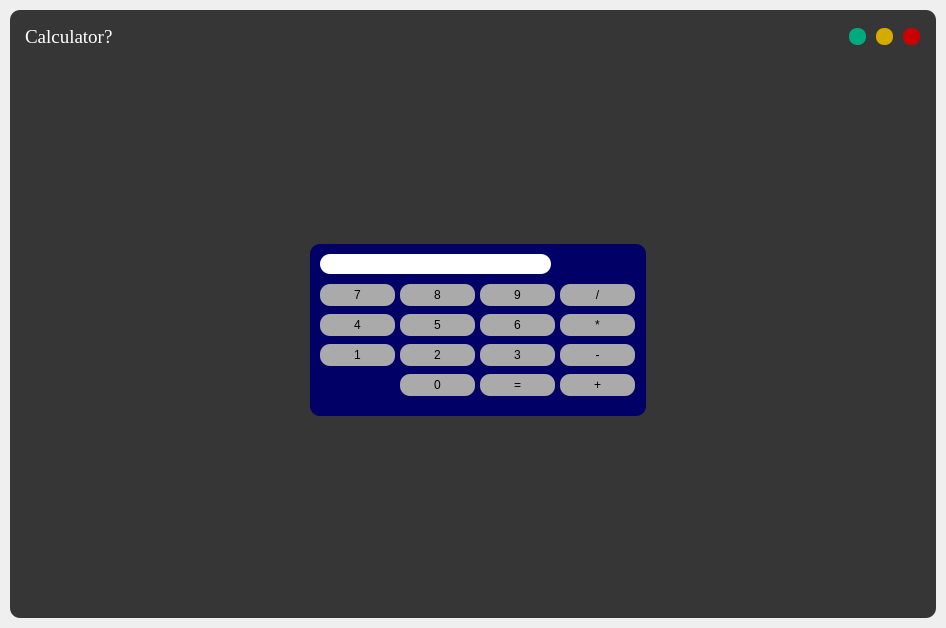
<?xml version="1.0" encoding="UTF-8"?>
<ui version="4.0">
 <class>MainWindow</class>
 <widget class="QMainWindow" name="MainWindow">
  <property name="geometry">
   <rect>
    <x>0</x>
    <y>0</y>
    <width>946</width>
    <height>628</height>
   </rect>
  </property>
  <property name="windowTitle">
   <string>MainWindow</string>
  </property>
  <widget class="QWidget" name="centralwidget">
   <layout class="QVBoxLayout" name="drop_shadow_layout">
    <property name="spacing">
     <number>0</number>
    </property>
    <property name="leftMargin">
     <number>10</number>
    </property>
    <property name="topMargin">
     <number>10</number>
    </property>
    <property name="rightMargin">
     <number>10</number>
    </property>
    <property name="bottomMargin">
     <number>10</number>
    </property>
    <item>
     <widget class="QFrame" name="drop_shadow_frame">
      <property name="styleSheet">
       <string notr="true">background-color: rgb(54, 54, 54);
border-radius: 10px;</string>
      </property>
      <property name="frameShape">
       <enum>QFrame::NoFrame</enum>
      </property>
      <property name="frameShadow">
       <enum>QFrame::Raised</enum>
      </property>
      <layout class="QVBoxLayout" name="verticalLayout">
       <property name="spacing">
        <number>0</number>
       </property>
       <property name="leftMargin">
        <number>0</number>
       </property>
       <property name="topMargin">
        <number>0</number>
       </property>
       <property name="rightMargin">
        <number>0</number>
       </property>
       <property name="bottomMargin">
        <number>0</number>
       </property>
       <item>
        <widget class="QFrame" name="title_bar">
         <property name="maximumSize">
          <size>
           <width>16777215</width>
           <height>50</height>
          </size>
         </property>
         <property name="styleSheet">
          <string notr="true">background-color: none;</string>
         </property>
         <property name="frameShape">
          <enum>QFrame::NoFrame</enum>
         </property>
         <property name="frameShadow">
          <enum>QFrame::Raised</enum>
         </property>
         <layout class="QHBoxLayout" name="horizontalLayout">
          <property name="spacing">
           <number>0</number>
          </property>
          <property name="leftMargin">
           <number>0</number>
          </property>
          <property name="topMargin">
           <number>0</number>
          </property>
          <property name="rightMargin">
           <number>0</number>
          </property>
          <property name="bottomMargin">
           <number>0</number>
          </property>
          <item>
           <widget class="QFrame" name="frame_title">
            <property name="font">
             <font>
              <family>Microsoft YaHei Light</family>
              <pointsize>14</pointsize>
             </font>
            </property>
            <property name="frameShape">
             <enum>QFrame::StyledPanel</enum>
            </property>
            <property name="frameShadow">
             <enum>QFrame::Raised</enum>
            </property>
            <layout class="QVBoxLayout" name="verticalLayout_2">
             <property name="spacing">
              <number>0</number>
             </property>
             <property name="leftMargin">
              <number>15</number>
             </property>
             <property name="topMargin">
              <number>0</number>
             </property>
             <property name="rightMargin">
              <number>0</number>
             </property>
             <property name="bottomMargin">
              <number>0</number>
             </property>
             <item>
              <widget class="QLabel" name="label_title">
               <property name="font">
                <font>
                 <family>Times New Roman</family>
                 <pointsize>14</pointsize>
                </font>
               </property>
               <property name="styleSheet">
                <string notr="true">color: rgb(255, 255, 255);</string>
               </property>
               <property name="text">
                <string>Calculator?</string>
               </property>
              </widget>
             </item>
            </layout>
           </widget>
          </item>
          <item>
           <widget class="QFrame" name="frame_btns">
            <property name="maximumSize">
             <size>
              <width>100</width>
              <height>16777215</height>
             </size>
            </property>
            <property name="frameShape">
             <enum>QFrame::StyledPanel</enum>
            </property>
            <property name="frameShadow">
             <enum>QFrame::Raised</enum>
            </property>
            <layout class="QHBoxLayout" name="horizontalLayout_3">
             <item>
              <widget class="QPushButton" name="btn_maximize">
               <property name="minimumSize">
                <size>
                 <width>16</width>
                 <height>16</height>
                </size>
               </property>
               <property name="maximumSize">
                <size>
                 <width>17</width>
                 <height>17</height>
                </size>
               </property>
               <property name="styleSheet">
                <string notr="true">QPushButton {
	border:none;
	border-radius:8px;	
	background-color: rgb(0, 170, 127);
}
QPushButton:hover {	
	background-color: rgba(0, 170, 127, 150);
}</string>
               </property>
               <property name="text">
                <string/>
               </property>
              </widget>
             </item>
             <item>
              <widget class="QPushButton" name="btn_minimize">
               <property name="minimumSize">
                <size>
                 <width>16</width>
                 <height>16</height>
                </size>
               </property>
               <property name="maximumSize">
                <size>
                 <width>17</width>
                 <height>17</height>
                </size>
               </property>
               <property name="styleSheet">
                <string notr="true">QPushButton {
	border:none;
	border-radius:8px;	
	background-color: rgb(213, 171, 0);
}
QPushButton:hover {	
	background-color: rgba(213, 171, 0, 150);
}</string>
               </property>
               <property name="text">
                <string/>
               </property>
              </widget>
             </item>
             <item>
              <widget class="QPushButton" name="btn_close">
               <property name="minimumSize">
                <size>
                 <width>16</width>
                 <height>16</height>
                </size>
               </property>
               <property name="maximumSize">
                <size>
                 <width>17</width>
                 <height>17</height>
                </size>
               </property>
               <property name="styleSheet">
                <string notr="true">QPushButton {
	border:none;
	border-radius:8px;	
	background-color: rgb(203, 0, 0);
}
QPushButton:hover {	
	background-color: rgba(203, 0, 0, 150);
}</string>
               </property>
               <property name="text">
                <string/>
               </property>
              </widget>
             </item>
            </layout>
           </widget>
          </item>
         </layout>
        </widget>
       </item>
       <item>
        <widget class="QFrame" name="content_bar">
         <property name="maximumSize">
          <size>
           <width>16777215</width>
           <height>550</height>
          </size>
         </property>
         <property name="styleSheet">
          <string notr="true">background-color: none;</string>
         </property>
         <property name="frameShape">
          <enum>QFrame::StyledPanel</enum>
         </property>
         <property name="frameShadow">
          <enum>QFrame::Raised</enum>
         </property>
         <widget class="QFrame" name="calc">
          <property name="geometry">
           <rect>
            <x>300</x>
            <y>180</y>
            <width>336</width>
            <height>172</height>
           </rect>
          </property>
          <property name="styleSheet">
           <string notr="true">background-color: rgb(0, 0, 102);</string>
          </property>
          <property name="frameShape">
           <enum>QFrame::StyledPanel</enum>
          </property>
          <property name="frameShadow">
           <enum>QFrame::Raised</enum>
          </property>
          <widget class="QLineEdit" name="lineEdit">
           <property name="geometry">
            <rect>
             <x>10</x>
             <y>10</y>
             <width>231</width>
             <height>20</height>
            </rect>
           </property>
           <property name="styleSheet">
            <string notr="true">background-color: rgb(255, 255, 255);</string>
           </property>
          </widget>
          <widget class="QPushButton" name="button_seven">
           <property name="geometry">
            <rect>
             <x>10</x>
             <y>40</y>
             <width>75</width>
             <height>22</height>
            </rect>
           </property>
           <property name="styleSheet">
            <string notr="true">QPushButton {
	background-color: rgb(170, 170, 170);
}

QPushButton:hover {
	background-color: rgba(170, 170, 170, 150);	
}</string>
           </property>
           <property name="text">
            <string>7</string>
           </property>
          </widget>
          <widget class="QPushButton" name="button_nine">
           <property name="geometry">
            <rect>
             <x>170</x>
             <y>40</y>
             <width>75</width>
             <height>22</height>
            </rect>
           </property>
           <property name="styleSheet">
            <string notr="true">QPushButton {
	background-color: rgb(170, 170, 170);
}

QPushButton:hover {
	background-color: rgba(170, 170, 170, 150);	
}</string>
           </property>
           <property name="text">
            <string>9</string>
           </property>
          </widget>
          <widget class="QPushButton" name="button_eight">
           <property name="geometry">
            <rect>
             <x>90</x>
             <y>40</y>
             <width>75</width>
             <height>22</height>
            </rect>
           </property>
           <property name="styleSheet">
            <string notr="true">QPushButton {
	background-color: rgb(170, 170, 170);
}

QPushButton:hover {
	background-color: rgba(170, 170, 170, 150);	
}</string>
           </property>
           <property name="text">
            <string>8</string>
           </property>
          </widget>
          <widget class="QPushButton" name="button_four">
           <property name="geometry">
            <rect>
             <x>10</x>
             <y>70</y>
             <width>75</width>
             <height>22</height>
            </rect>
           </property>
           <property name="styleSheet">
            <string notr="true">QPushButton {
	background-color: rgb(170, 170, 170);
}

QPushButton:hover {
	background-color: rgba(170, 170, 170, 150);	
}</string>
           </property>
           <property name="text">
            <string>4</string>
           </property>
          </widget>
          <widget class="QPushButton" name="button_five">
           <property name="geometry">
            <rect>
             <x>90</x>
             <y>70</y>
             <width>75</width>
             <height>22</height>
            </rect>
           </property>
           <property name="styleSheet">
            <string notr="true">QPushButton {
	background-color: rgb(170, 170, 170);
}

QPushButton:hover {
	background-color: rgba(170, 170, 170, 150);	
}</string>
           </property>
           <property name="text">
            <string>5</string>
           </property>
          </widget>
          <widget class="QPushButton" name="button_six">
           <property name="geometry">
            <rect>
             <x>170</x>
             <y>70</y>
             <width>75</width>
             <height>22</height>
            </rect>
           </property>
           <property name="styleSheet">
            <string notr="true">QPushButton {
	background-color: rgb(170, 170, 170);
}

QPushButton:hover {
	background-color: rgba(170, 170, 170, 150);	
}</string>
           </property>
           <property name="text">
            <string>6</string>
           </property>
          </widget>
          <widget class="QPushButton" name="button_three">
           <property name="geometry">
            <rect>
             <x>170</x>
             <y>100</y>
             <width>75</width>
             <height>22</height>
            </rect>
           </property>
           <property name="styleSheet">
            <string notr="true">QPushButton {
	background-color: rgb(170, 170, 170);
}

QPushButton:hover {
	background-color: rgba(170, 170, 170, 150);	
}</string>
           </property>
           <property name="text">
            <string>3</string>
           </property>
          </widget>
          <widget class="QPushButton" name="button_two">
           <property name="geometry">
            <rect>
             <x>90</x>
             <y>100</y>
             <width>75</width>
             <height>22</height>
            </rect>
           </property>
           <property name="styleSheet">
            <string notr="true">QPushButton {
	background-color: rgb(170, 170, 170);
}

QPushButton:hover {
	background-color: rgba(170, 170, 170, 150);	
}</string>
           </property>
           <property name="text">
            <string>2</string>
           </property>
          </widget>
          <widget class="QPushButton" name="button_one">
           <property name="geometry">
            <rect>
             <x>10</x>
             <y>100</y>
             <width>75</width>
             <height>22</height>
            </rect>
           </property>
           <property name="styleSheet">
            <string notr="true">QPushButton {
	background-color: rgb(170, 170, 170);
}

QPushButton:hover {
	background-color: rgba(170, 170, 170, 150);	
}</string>
           </property>
           <property name="text">
            <string>1</string>
           </property>
          </widget>
          <widget class="QPushButton" name="multiply_button">
           <property name="geometry">
            <rect>
             <x>250</x>
             <y>70</y>
             <width>75</width>
             <height>22</height>
            </rect>
           </property>
           <property name="styleSheet">
            <string notr="true">QPushButton {
	background-color: rgb(170, 170, 170);
}

QPushButton:hover {
	background-color: rgba(170, 170, 170, 150);	
}</string>
           </property>
           <property name="text">
            <string>*</string>
           </property>
          </widget>
          <widget class="QPushButton" name="button_zero">
           <property name="geometry">
            <rect>
             <x>90</x>
             <y>130</y>
             <width>75</width>
             <height>22</height>
            </rect>
           </property>
           <property name="styleSheet">
            <string notr="true">QPushButton {
	background-color: rgb(170, 170, 170);
}

QPushButton:hover {
	background-color: rgba(170, 170, 170, 150);	
}</string>
           </property>
           <property name="text">
            <string>0</string>
           </property>
          </widget>
          <widget class="QPushButton" name="equals_button">
           <property name="geometry">
            <rect>
             <x>170</x>
             <y>130</y>
             <width>75</width>
             <height>22</height>
            </rect>
           </property>
           <property name="styleSheet">
            <string notr="true">QPushButton {
	background-color: rgb(170, 170, 170);
}

QPushButton:hover {
	background-color: rgba(170, 170, 170, 150);	
}</string>
           </property>
           <property name="text">
            <string>=</string>
           </property>
          </widget>
          <widget class="QPushButton" name="addition_button">
           <property name="geometry">
            <rect>
             <x>250</x>
             <y>130</y>
             <width>75</width>
             <height>22</height>
            </rect>
           </property>
           <property name="styleSheet">
            <string notr="true">QPushButton {
	background-color: rgb(170, 170, 170);
}

QPushButton:hover {
	background-color: rgba(170, 170, 170, 150);	
}</string>
           </property>
           <property name="text">
            <string>+</string>
           </property>
          </widget>
          <widget class="QPushButton" name="subtract_button">
           <property name="geometry">
            <rect>
             <x>250</x>
             <y>100</y>
             <width>75</width>
             <height>22</height>
            </rect>
           </property>
           <property name="styleSheet">
            <string notr="true">QPushButton {
	background-color: rgb(170, 170, 170);
}

QPushButton:hover {
	background-color: rgba(170, 170, 170, 150);	
}</string>
           </property>
           <property name="text">
            <string>-</string>
           </property>
          </widget>
          <widget class="QPushButton" name="divide_button">
           <property name="geometry">
            <rect>
             <x>250</x>
             <y>40</y>
             <width>75</width>
             <height>22</height>
            </rect>
           </property>
           <property name="styleSheet">
            <string notr="true">QPushButton {
	background-color: rgb(170, 170, 170);
}

QPushButton:hover {
	background-color: rgba(170, 170, 170, 150);	
}</string>
           </property>
           <property name="text">
            <string>/</string>
           </property>
          </widget>
         </widget>
        </widget>
       </item>
      </layout>
     </widget>
    </item>
   </layout>
  </widget>
 </widget>
 <resources/>
 <connections/>
</ui>
